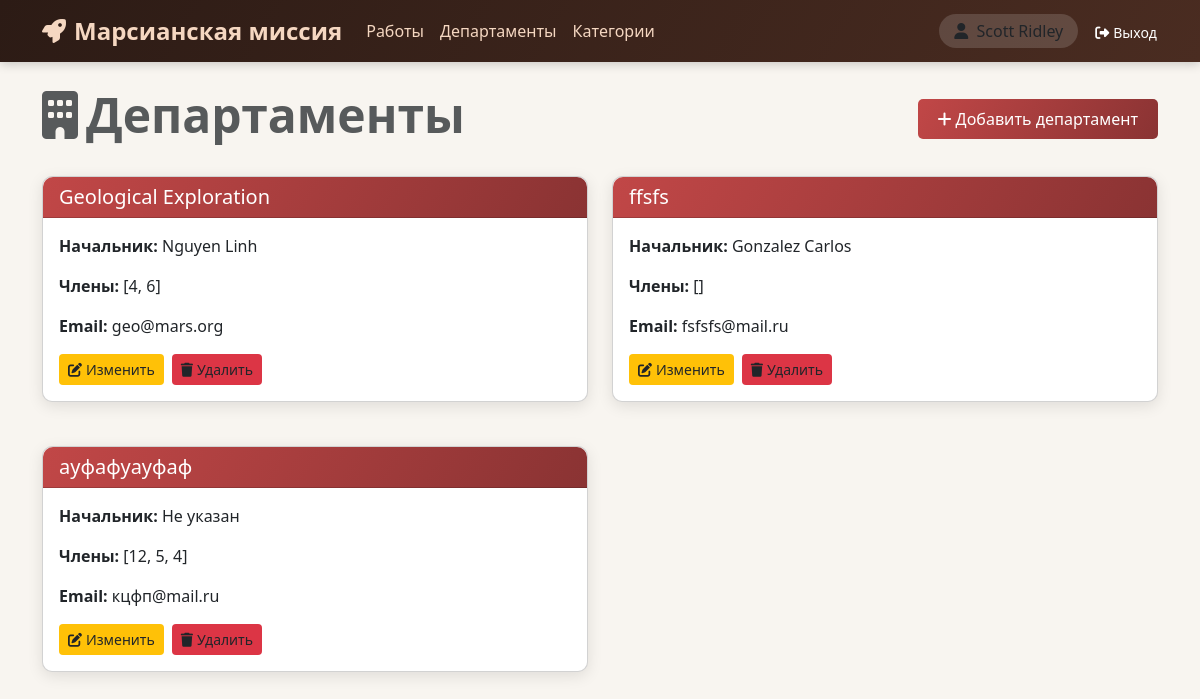
/departments (signed in), run on an earlier commit of the app's database.
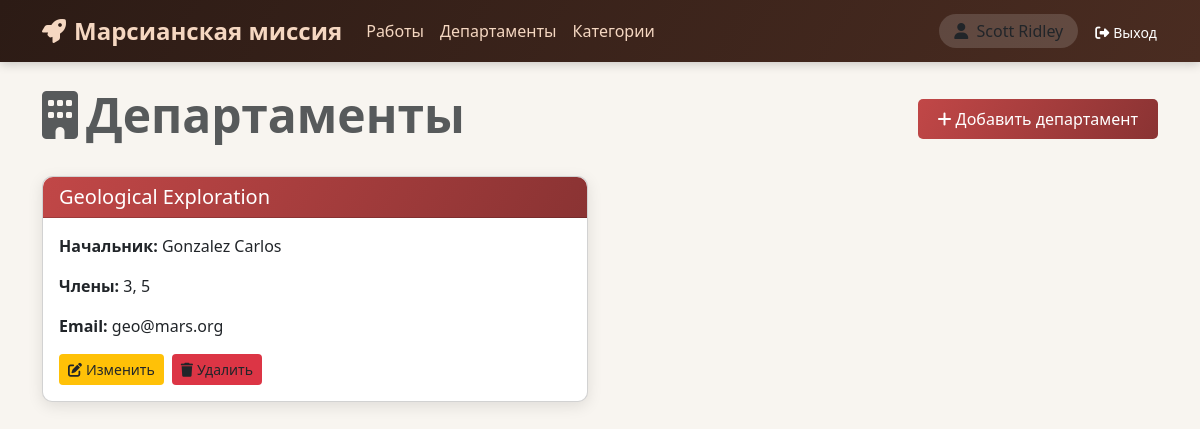
And on a later commit of the database.
### data/models.py (models this page shows, shortened)
class Department(SqlAlchemyBase):
    __tablename__ = 'departments'
    id = Column(Integer, primary_key=True, autoincrement=True)
    title = Column(String, nullable=False)
    chief = Column(Integer, ForeignKey('users.id'), nullable=False)
    members = Column(String)
    email = Column(String, unique=True, nullable=False)
    chief_user = relationship("User", back_populates="departments")

class User(SqlAlchemyBase, UserMixin):
    __tablename__ = 'users'
    id = Column(Integer, primary_key=True, autoincrement=True)
    surname = Column(String, nullable=False)
    name = Column(String, nullable=False)
    age = Column(Integer)
    position = Column(String)
    speciality = Column(String)
    address = Column(String)
    email = Column(String, unique=True, nullable=False)
    hashed_password = Column(String, nullable=False)
    modified_date = Column(DateTime, default=datetime.utcnow)
    jobs = relationship("Jobs", back_populates="team_leader_user")
    departments = relationship("Department", back_populates="chief_user")

### app.py (the view)
@app.route('/departments')
@login_required
def departments():
    db_sess = db_session.create_session()
    deps = db_sess.query(Department).all()
    for dep in deps:
        dep.chief_obj = db_sess.get(User, dep.chief)
    return render_template('department.html', departments=deps, current_user=current_user)

### app.py (called while the page is built)
@login_manager.user_loader
def load_user(user_id):
    db_sess = db_session.create_session()
    return db_sess.get(User, user_id)  # Используем современный метод Session.get()

### data/db_session.py (called while the page is built)
def create_session() -> Session:
    global __factory
    return __factory()

### templates/department.html (shortened to what this page needs)
{% extends "base.html" %}
{% block content %}
    <div class="d-flex justify-content-between align-items-center mb-4">
        <h1 class="display-5 fw-bold text-muted">
            <i class="fas fa-building me-2"></i>Департаменты
        </h1>
        {% if current_user.is_authenticated %}
        <a href="{{ url_for('create_department') }}" class="btn btn-mars">
            <i class="fas fa-plus me-1"></i>Добавить департамент
        </a>
        {% endif %}
    </div>
    {% if departments %}
        <div class="row">
            {% for dep in departments %}
                <div class="col-md-6 mb-4">
                    <div class="card">
                        <div class="card-header bg-primary text-white">
                            <h5 class="mb-0">{{ dep.title }}</h5>
                        </div>
                        <div class="card-body">
                            <p class="card-text">
                                <strong>Начальник:</strong>
                                {% if dep.chief_obj %}
                                    {{ dep.chief_obj.surname }} {{ dep.chief_obj.name }}
                                {% else %}
                                    Не указан
                                {% endif %}
                            </p>
                            <p class="card-text">
                                <strong>Члены:</strong> {{ dep.members or "Не указаны" }}
                            </p>
                            <p class="card-text">
                                <strong>Email:</strong> {{ dep.email }}
                            </p>
                            {% if current_user.is_authenticated and (current_user.id == dep.chief or current_user.id == 1) %}
                            <div class="mt-3 d-flex gap-2">
                                <a href="{{ url_for('edit_department', id=dep.id) }}" class="btn btn-sm btn-edit">
                                    <i class="fas fa-edit me-1"></i>Изменить
                                </a>
                                <form action="{{ url_for('delete_department', id=dep.id) }}" method="post" class="d-inline">
                                    <button type="submit" class="btn btn-sm btn-delete" data-confirm="Вы уверены, что хотите удалить этот департамент?">
                                        <i class="fas fa-trash me-1"></i>Удалить
                                    </button>
                                </form>
                            </div>
                            {% endif %}
                        </div>
                    </div>
                </div>
            {% endfor %}
        </div>
    {% else %}
        <div class="alert alert-info">
            <i class="fas fa-info-circle me-2"></i>Пока нет никаких департаментов. Будьте первым, кто добавит департамент!
        </div>
    {% endif %}
{% endblock %}

What changed in the data, as far as the page shows it:
removed Department: title "ffsfs", chief_obj.surname "Gonzalez", chief_obj.name "Carlos", members "[]", email "fsfsfs@mail.ru"
removed Department: title "ауфафуауфаф", shows "Не указан", members "[12, 5, 4]", email "кцфп@mail.ru"
changed Department "Geological Exploration": chief_obj.surname "Nguyen" → "Gonzalez"; chief_obj.name "Linh" → "Carlos"; members "[4, 6]" → "3, 5"
